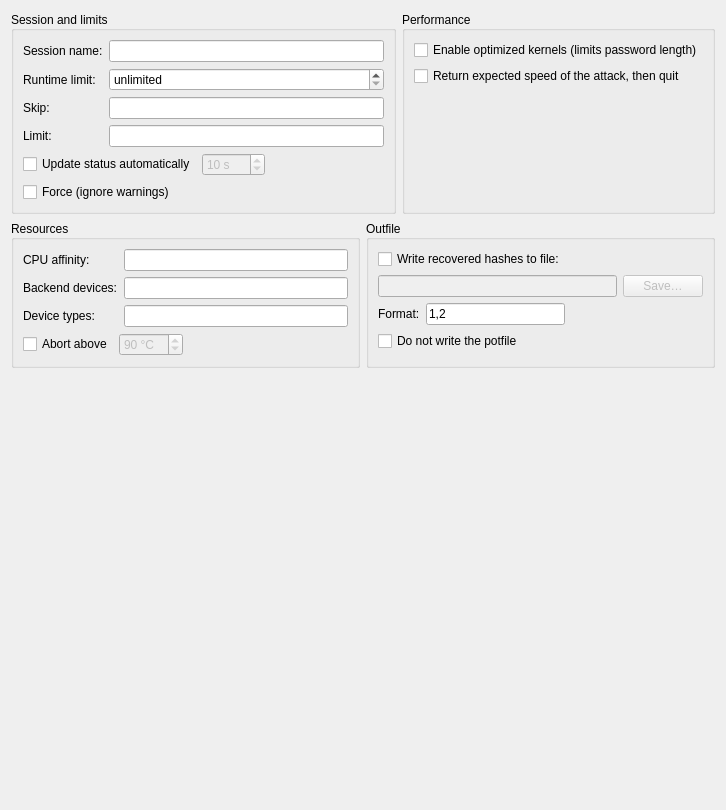
          <widget class="QWidget" name="scrollAreaWidgetContents_general">
           <property name="geometry">
            <rect>
             <x>0</x>
             <y>0</y>
             <width>726</width>
             <height>810</height>
            </rect>
           </property>
           <layout class="QVBoxLayout" name="verticalLayout_39">
            <item>
             <layout class="QHBoxLayout" name="horizontalLayout_advanced_top">
              <item>
               <widget class="QGroupBox" name="groupBox_session_and_limits">
                <property name="title">
                 <string>Session and limits</string>
                </property>
                <property name="alignment">
                 <set>Qt::AlignmentFlag::AlignLeft|Qt::AlignmentFlag::AlignVCenter</set>
                </property>
                <layout class="QGridLayout" name="gridLayout_session">
                 <property name="alignment">
                  <set>Qt::AlignmentFlag::AlignTop</set>
                 </property>
                 <item row="0" column="0">
                  <widget class="QLabel" name="label_session">
                   <property name="text">
                    <string>Session name:</string>
                   </property>
                  </widget>
                 </item>
                 <item row="0" column="1">
                  <widget class="QLineEdit" name="lineEdit_session">
                   <property name="toolTip">
                    <string>Name hashcat uses for its restore file and status output.</string>
                   </property>
                  </widget>
                 </item>
                 <item row="1" column="0">
                  <widget class="QLabel" name="label_runtime">
                   <property name="text">
                    <string>Runtime limit:</string>
                   </property>
                  </widget>
                 </item>
                 <item row="1" column="1">
                  <widget class="QSpinBox" name="spinBox_runtime">
                   <property name="toolTip">
                    <string>Abort the session after this many seconds; 0 runs until hashcat finishes.</string>
                   </property>
                   <property name="suffix">
                    <string> s</string>
                   </property>
                   <property name="specialValueText">
                    <string>unlimited</string>
                   </property>
                   <property name="maximum">
                    <number>31536000</number>
                   </property>
                   <property name="value">
                    <number>0</number>
                   </property>
                  </widget>
                 </item>
                 <item row="2" column="0">
                  <widget class="QLabel" name="label_skip">
                   <property name="text">
                    <string>Skip:</string>
                   </property>
                  </widget>
                 </item>
                 <item row="2" column="1">
                  <widget class="QLineEdit" name="lineEdit_skip">
                   <property name="toolTip">
                    <string>Skip this many candidates from the start.</string>
                   </property>
                  </widget>
                 </item>
                 <item row="3" column="0">
                  <widget class="QLabel" name="label_limit">
                   <property name="text">
                    <string>Limit:</string>
                   </property>
                  </widget>
                 </item>
                 <item row="3" column="1">
                  <widget class="QLineEdit" name="lineEdit_limit">
                   <property name="toolTip">
                    <string>Only test this many candidates after the skipped ones.</string>
                   </property>
                  </widget>
                 </item>
                 <item row="4" column="0" colspan="2">
                  <layout class="QHBoxLayout" name="horizontalLayout_status">
                   <item>
                    <widget class="QCheckBox" name="checkBox_status">
                     <property name="text">
                      <string>Update status automatically</string>
                     </property>
                    </widget>
                   </item>
                   <item>
                    <widget class="QSpinBox" name="spinBox_status_timer">
                     <property name="enabled">
                      <bool>false</bool>
                     </property>
                     <property name="toolTip">
                      <string>Seconds between status updates.</string>
                     </property>
                     <property name="suffix">
                      <string> s</string>
                     </property>
                     <property name="minimum">
                      <number>1</number>
                     </property>
                     <property name="maximum">
                      <number>3600</number>
                     </property>
                     <property name="value">
                      <number>10</number>
                     </property>
                    </widget>
                   </item>
                   <item>
                    <spacer name="horizontalSpacer_status">
                     <property name="orientation">
                      <enum>Qt::Orientation::Horizontal</enum>
                     </property>
                     <property name="sizeHint" stdset="0">
                      <size>
                       <width>40</width>
                       <height>20</height>
                      </size>
                     </property>
                    </spacer>
                   </item>
                  </layout>
                 </item>
                 <item row="5" column="0" colspan="2">
                  <widget class="QCheckBox" name="checkBox_force">
                   <property name="toolTip">
                    <string>Ignore warnings and start hashcat anyway. Use with care.</string>
                   </property>
                   <property name="text">
                    <string>Force (ignore warnings)</string>
                   </property>
                  </widget>
                 </item>
                </layout>
               </widget>
              </item>
              <item>
               <widget class="QGroupBox" name="groupBox_performance">
                <property name="title">
                 <string>Performance</string>
                </property>
                <property name="alignment">
                 <set>Qt::AlignmentFlag::AlignLeft|Qt::AlignmentFlag::AlignVCenter</set>
                </property>
                <property name="checkable">
                 <bool>false</bool>
                </property>
                <layout class="QVBoxLayout" name="verticalLayout">
                 <property name="alignment">
                  <set>Qt::AlignmentFlag::AlignTop</set>
                 </property>
                 <item>
                  <widget class="QCheckBox" name="checkBox_optimized_kernel">
                   <property name="text">
                    <string>Enable optimized kernels (limits password length)</string>
                   </property>
                  </widget>
                 </item>
                 <item>
                  <widget class="QCheckBox" name="checkBox_speed_only">
                   <property name="text">
                    <string>Return expected speed of the attack, then quit</string>
                   </property>
                  </widget>
                 </item>
                </layout>
               </widget>
              </item>
             </layout>
            </item>
            <item>
             <layout class="QHBoxLayout" name="horizontalLayout_25">
              <item>
               <widget class="QGroupBox" name="groupBox_resources">
                <property name="title">
                 <string>Resources</string>
                </property>
                <property name="alignment">
                 <set>Qt::AlignmentFlag::AlignLeft|Qt::AlignmentFlag::AlignVCenter</set>
                </property>
                <layout class="QGridLayout" name="gridLayout_12">
                 <property name="alignment">
                  <set>Qt::AlignmentFlag::AlignTop</set>
                 </property>
                 <item row="0" column="0">
                  <layout class="QHBoxLayout" name="horizontalLayout_31">
                   <item>
                    <layout class="QVBoxLayout" name="verticalLayout_26">
                     <item>
                      <widget class="QLabel" name="label_cpu_affinity">
                       <property name="text">
                        <string>CPU affinity:</string>
                       </property>
                      </widget>
                     </item>
                     <item>
                      <widget class="QLabel" name="label_backend_devices">
                       <property name="text">
                        <string>Backend devices:</string>
                       </property>
                      </widget>
                     </item>
                     <item>
                      <widget class="QLabel" name="label_opencl_device_types">
                       <property name="text">
                        <string>Device types:</string>
                       </property>
                      </widget>
                     </item>
                    </layout>
                   </item>
                   <item>
                    <layout class="QVBoxLayout" name="verticalLayout_27">
                     <item>
                      <widget class="QLineEdit" name="lineEdit_cpu_affinity">
                       <property name="toolTip">
                        <string>Pin hashcat to these CPU devices, separated by commas. Leave empty to let hashcat decide.</string>
                       </property>
                      </widget>
                     </item>
                     <item>
                      <widget class="QLineEdit" name="lineEdit_backend_devices">
                       <property name="toolTip">
                        <string>Devices to use, separated by commas. Leave empty for all devices.</string>
                       </property>
                       <property name="text">
                        <string/>
                       </property>
                      </widget>
                     </item>
                     <item>
                      <widget class="QLineEdit" name="lineEdit_opencl_device_types">
                      </widget>
                     </item>
                    </layout>
                   </item>
                  </layout>
                 </item>
                 <item row="1" column="0">
                  <layout class="QHBoxLayout" name="horizontalLayout_hwmon">
                   <item>
                    <widget class="QCheckBox" name="checkBox_hwmon_temp_abort">
                     <property name="toolTip">
                      <string>Abort when a device reaches this temperature.</string>
                     </property>
                     <property name="text">
                      <string>Abort above</string>
                     </property>
                    </widget>
                   </item>
                   <item>
                    <widget class="QSpinBox" name="spinBox_hwmon_temp_abort">
                     <property name="enabled">
                      <bool>false</bool>
                     </property>
                     <property name="suffix">
                      <string> °C</string>
                     </property>
                     <property name="maximum">
                      <number>200</number>
                     </property>
                     <property name="value">
                      <number>90</number>
                     </property>
                    </widget>
                   </item>
                   <item>
                    <spacer name="horizontalSpacer_hwmon">
                     <property name="orientation">
                      <enum>Qt::Orientation::Horizontal</enum>
                     </property>
                     <property name="sizeHint" stdset="0">
                      <size>
                       <width>40</width>
                       <height>20</height>
                      </size>
                     </property>
                    </spacer>
                   </item>
                  </layout>
                 </item>
                </layout>
               </widget>
              </item>
              <item>
               <widget class="QGroupBox" name="groupBox_outfile">
                <property name="title">
                 <string>Outfile</string>
                </property>
                <property name="alignment">
                 <set>Qt::AlignmentFlag::AlignLeft|Qt::AlignmentFlag::AlignVCenter</set>
                </property>
                <layout class="QVBoxLayout" name="verticalLayout_25">
                 <property name="alignment">
                  <set>Qt::AlignmentFlag::AlignTop</set>
                 </property>
                 <item>
                  <layout class="QVBoxLayout" name="verticalLayout_16">
                   <item>
                    <widget class="QCheckBox" name="checkBox_outfile">
                     <property name="text">
                      <string>Write recovered hashes to file:</string>
                     </property>
                    </widget>
                   </item>
                   <item>
                    <layout class="QHBoxLayout" name="horizontalLayout_63">
                     <item>
                      <widget class="QLineEdit" name="lineEdit_outfile">
                       <property name="enabled">
                        <bool>false</bool>
                       </property>
                       <property name="toolTip">
                        <string>Built-in variables:

&lt;hash&gt; = current hash filename or hash
&lt;unixtime&gt; = current Unix timestamp</string>
                       </property>
                       <property name="text">
                        <string/>
                       </property>
                      </widget>
                     </item>
                     <item>
                      <widget class="QPushButton" name="pushButton_open_outfile">
                       <property name="enabled">
                        <bool>false</bool>
                       </property>
                       <property name="text">
                        <string>Save…</string>
                       </property>
                      </widget>
                     </item>
                    </layout>
                   </item>
                   <item>
                    <layout class="QHBoxLayout" name="horizontalLayout_38">
                     <item>
                      <widget class="QLabel" name="label_outfile_format">
                       <property name="enabled">
                        <bool>true</bool>
                       </property>
                       <property name="text">
                        <string>Format:</string>
                       </property>
                       <property name="alignment">
                        <set>Qt::AlignmentFlag::AlignLeading|Qt::AlignmentFlag::AlignLeft|Qt::AlignmentFlag::AlignVCenter</set>
                       </property>
                      </widget>
                     </item>
                     <item>
                      <widget class="QLineEdit" name="lineEdit_outfile_format">
                       <property name="text">
                        <string notr="true">1,2</string>
                       </property>
                      </widget>
                     </item>
                     <item>
                      <spacer name="horizontalSpacer_12">
                       <property name="orientation">
                        <enum>Qt::Orientation::Horizontal</enum>
                       </property>
                       <property name="sizeHint" stdset="0">
                        <size>
                         <width>40</width>
                         <height>20</height>
                        </size>
                       </property>
                      </spacer>
                     </item>
                    </layout>
                   </item>
                   <item>
                    <widget class="QCheckBox" name="checkBox_potfile_disable">
                     <property name="toolTip">
                      <string>Do not write recovered hashes to the potfile.</string>
                     </property>
                     <property name="text">
                      <string>Do not write the potfile</string>
                     </property>
                    </widget>
                   </item>
                  </layout>
                 </item>
                </layout>
               </widget>
              </item>
             </layout>
            </item>
            <item>
             <spacer name="verticalSpacer_2">
              <property name="orientation">
               <enum>Qt::Orientation::Vertical</enum>
              </property>
              <property name="sizeHint" stdset="0">
               <size>
                <width>20</width>
                <height>40</height>
               </size>
              </property>
             </spacer>
            </item>
           </layout>
          </widget>
